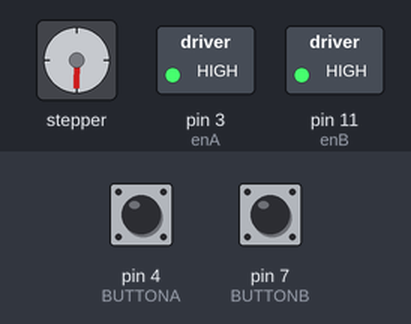
The sketch below on a simulated Arduino Uno, built with avr-gcc and run on an emulated ATmega328P. On the bench: stepper motor, switched loads named in the sketch (green lamp = pin HIGH). The inputs (shaded band) are chosen by the test bench; at power-on: pin 7 (BUTTONB) LOW, pin 4 (BUTTONA) HIGH. Stepper angles assume 200 steps per turn.

Above: at 3.62 s.
3.9 s: pin 7 (BUTTONB) pulled HIGH for 1.8 s
At 4.25 s:
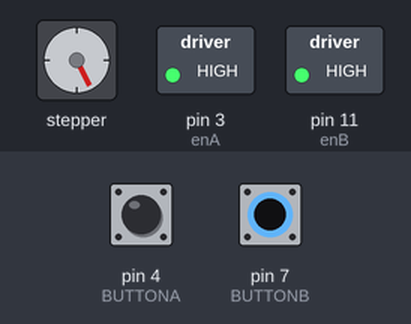
At 5.4 s:
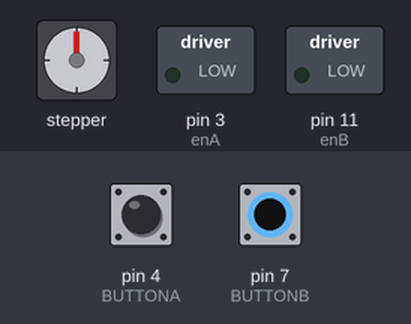
10.8 s: pin 4 (BUTTONA) pulled LOW for 1.8 s
At 11.21 s:
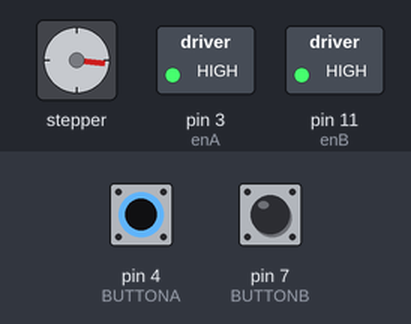
Timing chart, 0 to 29.0 s (numbered marks = the images above; inputs shaded):
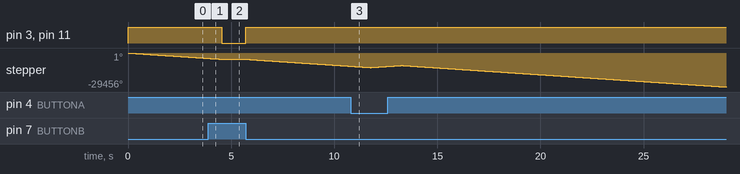

The sketch:

Code_using_two_buttons.ino
```cpp
/*
 Stepper Motor Control with Arduino Motor Control Shield V3.0.

 This program drives a bipolar stepper motor. The motor is controlled
 by Arduino pins 10, 11, 12, 13.

 The motor should do five revolutions into one and five into another direction.

 Using this sketch for longer is not recommended because it will keep the motor under current
 and can cause it to become quite hot.

 */

#include <Stepper.h>

int enA  = 3;  // Enable pin 1 on Motor Control Shield
int enB  = 11;  // Enable pin 2 on Motor Control Shield
int dirA = 12;  // Direction pin dirA on Motor Control Shield
int dirB = 13;  // Direction pin dirB on Motor Control Shield

const int BUTTONA = 4; // sets pin 4 as BUTTON input pin, green wire

const int BUTTONB = 7; // sets pin 7 as BUTTON input pin, yellow wire

int valA = 0; // value will be used to store state of the pin on Button A

int valB = 0; // value will be used to store state of the pin on Button B


const int stepsPerRevolution = 200;  // Change this to fit the number of steps per revolution
                                     // for your motor

// Initialize the stepper library on pins 12 and 13:
Stepper myStepper(stepsPerRevolution, dirA, dirB);


void setup() {
  // set the speed at 40 rpm - 40 seems to be upper limit without 12V power supply, 230-235 with 12 V
  myStepper.setSpeed(200);

  // Enable power to the motor
  pinMode(enA, OUTPUT);


  pinMode(enB, OUTPUT);

}

void loop() {
    valA = digitalRead(BUTTONA); //sets reading the state of the BUTTON A as
                             // first step of program


    if (valA==LOW) {
      // this checks if button A is pressed and causes
      // program to run

    // Step five revolutions into one direction after enabling power to motors
    digitalWrite (enA, HIGH);
    digitalWrite (enB, HIGH);
    myStepper.step(stepsPerRevolution*5);
    digitalWrite (enA, LOW);
    digitalWrite (enB, LOW);
    delay(5);
    }

    else { valB = digitalRead(BUTTONB);

    if (valB==LOW) {
      // Step five revolutions in the other direction:
    digitalWrite (enA, HIGH);
    digitalWrite (enB, HIGH);
    myStepper.step(-stepsPerRevolution*5);
    digitalWrite (enA, LOW);
    digitalWrite (enB, LOW);
    delay(5);
    }

    else { delay(5);
     //checks if button is not pushed, and if it is not
     //the motor will not turn
    }
}
}
```

Measured:
- after the input at 3.9 s, pin 3 (enA), pin 11 (enB): HIGH → LOW after 0.65 s, → HIGH 1.2 s later
